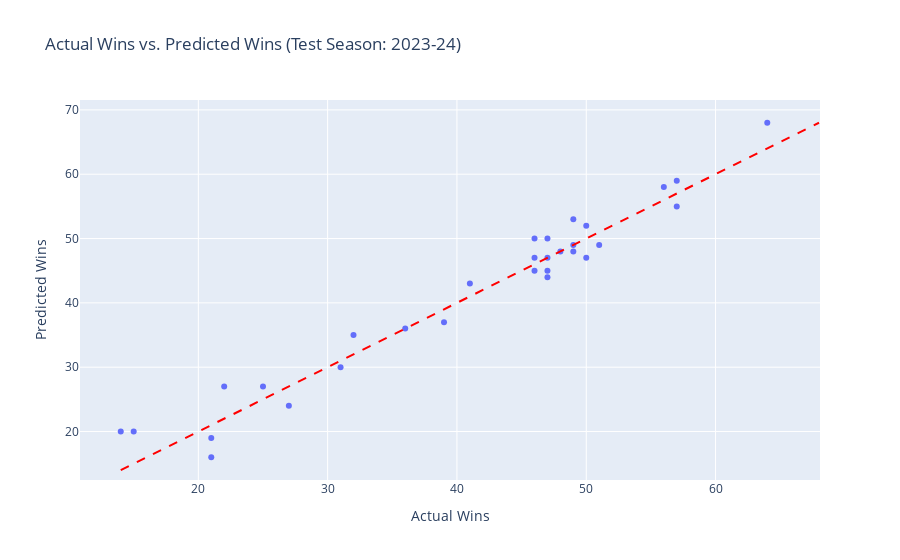

Here is the notebook cell this chart was saved with:
### Code cell
# Get the stats from training year and run training
nba_stats_2023 = get_nba_data(season="2022-23", season_type="Regular Season")
nba_stats_2023 = clean_data(nba_stats_2023)
feature_cols = ["FG_PCT", "FG3_PCT", "FT_PCT", "REB", "AST", "TOV", "PLUS_MINUS"]
X_train = nba_stats_2023[feature_cols]
y_train = nba_stats_2023["W"]
model_lr = train_lr_model(X_train, y_train)

# Get different season to predict on
nba_stats_2024 = get_nba_data(season="2023-24", season_type="Regular Season")
nba_stats_2024 = clean_data(nba_stats_2024)
# Get actual wins and features from test season
test_actual = nba_stats_2024[["TEAM_NAME", "W"]]
y_actual = nba_stats_2024["W"]
X_test = nba_stats_2024[feature_cols]
y_pred = model_lr.predict(X_test)
y_pred = [round(val) for val in y_pred]

# Generate a DF for plot
predictions_df = test_actual.copy()
predictions_df["Predicted_Wins"] = y_pred

# Generate Plotly plot
plotly_plot_lr(predictions_df)

# Evaluate Model
r2_score = model_lr.score(X_test, y_actual)
print(f"R^2 Score on 2023-24: {r2_score: .4f}")

# Print table of predictions vs actual win totals
predictions_table_lr = predictions_df[["TEAM_NAME", "W", "Predicted_Wins"]]
predictions_table_lr = predictions_table_lr.rename(columns={"W": "Actual Wins", "Predicted_Wins": "Predicted Wins"})
predictions_table_lr = predictions_table_lr.sort_values("Actual Wins", ascending=False)
print(predictions_table_lr)

### Figure 1 — Plotly figure (JSON) as saved in the notebook; plotly's stock layout.template omitted (floating-point values rounded to 4 significant figures)
{"data": [{"customdata": [["Atlanta Hawks"], ["Boston Celtics"], ["Brooklyn Nets"], ["Charlotte Hornets"], ["Chicago Bulls"], ["Cleveland Cavaliers"], ["Dallas Mavericks"], ["Denver Nuggets"], ["Detroit Pistons"], ["Golden State Warriors"], ["Houston Rockets"], ["Indiana Pacers"], ["LA Clippers"], ["Los Angeles Lakers"], ["Memphis Grizzlies"], ["Miami Heat"], ["Milwaukee Bucks"], ["Minnesota Timberwolves"], ["New Orleans Pelicans"], ["New York Knicks"], ["Oklahoma City Thunder"], ["Orlando Magic"], ["Philadelphia 76ers"], ["Phoenix Suns"], ["Portland Trail Blazers"], ["Sacramento Kings"], ["San Antonio Spurs"], ["Toronto Raptors"], ["Utah Jazz"], ["Washington Wizards"]], "hovertemplate": "Actual Wins=%{x}<br>Predicted Wins=%{y}<br>TEAM_NAME=%{customdata[0]}<extra></extra>", "legendgroup": "", "marker": {"color": "#636efa", "symbol": "circle"}, "mode": "markers", "name": "", "orientation": "v", "showlegend": false, "type": "scatter", "x": [36, 64, 32, 21, 39, 48, 50, 57, 14, 46, 41, 47, 51, 47, 27, 46, 49, 56, 49, 50, 57, 47, 47, 49, 21, 46, 22, 25, 31, 15], "xaxis": "x", "y": [36, 68, 35, 16, 37, 48, 47, 55, 20, 50, 43, 50, 49, 44, 24, 45, 48, 58, 53, 52, 59, 45, 47, 49, 19, 47, 27, 27, 30, 20], "yaxis": "y"}], "layout": {"legend": {"tracegroupgap": 0}, "shapes": [{"line": {"color": "red", "dash": "dash"}, "type": "line", "x0": 14, "x1": 68, "y0": 14, "y1": 68}], "title": {"text": "Actual Wins vs. Predicted Wins (Test Season: 2023-24)"}, "xaxis": {"anchor": "y", "domain": [0, 1], "title": {"text": "Actual Wins"}}, "yaxis": {"anchor": "x", "domain": [0, 1], "title": {"text": "Predicted Wins"}}}}
